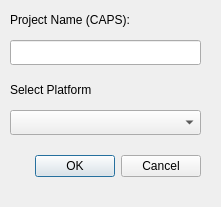
<?xml version="1.0" encoding="UTF-8"?>
<ui version="4.0">
 <class>config::NewProjectDialog</class>
 <widget class="QDialog" name="config::NewProjectDialog">
  <property name="geometry">
   <rect>
    <x>0</x>
    <y>0</y>
    <width>221</width>
    <height>207</height>
   </rect>
  </property>
  <property name="windowTitle">
   <string>NewProjectDialog</string>
  </property>
  <widget class="QDialogButtonBox" name="buttonBox">
   <property name="geometry">
    <rect>
     <x>10</x>
     <y>150</y>
     <width>191</width>
     <height>32</height>
    </rect>
   </property>
   <property name="orientation">
    <enum>Qt::Horizontal</enum>
   </property>
   <property name="standardButtons">
    <set>QDialogButtonBox::Cancel|QDialogButtonBox::Ok</set>
   </property>
  </widget>
  <widget class="QComboBox" name="PlatformComboBox">
   <property name="geometry">
    <rect>
     <x>10</x>
     <y>110</y>
     <width>191</width>
     <height>25</height>
    </rect>
   </property>
  </widget>
  <widget class="QLabel" name="label">
   <property name="geometry">
    <rect>
     <x>10</x>
     <y>80</y>
     <width>131</width>
     <height>19</height>
    </rect>
   </property>
   <property name="text">
    <string>Select Platform</string>
   </property>
  </widget>
  <widget class="QLineEdit" name="ProjName">
   <property name="geometry">
    <rect>
     <x>10</x>
     <y>40</y>
     <width>191</width>
     <height>25</height>
    </rect>
   </property>
  </widget>
  <widget class="QLabel" name="label_2">
   <property name="geometry">
    <rect>
     <x>10</x>
     <y>10</y>
     <width>181</width>
     <height>19</height>
    </rect>
   </property>
   <property name="text">
    <string>Project Name (CAPS):</string>
   </property>
  </widget>
 </widget>
 <resources/>
 <connections>
  <connection>
   <sender>buttonBox</sender>
   <signal>accepted()</signal>
   <receiver>config::NewProjectDialog</receiver>
   <slot>accept()</slot>
   <hints>
    <hint type="sourcelabel">
     <x>248</x>
     <y>254</y>
    </hint>
    <hint type="destinationlabel">
     <x>157</x>
     <y>274</y>
    </hint>
   </hints>
  </connection>
  <connection>
   <sender>buttonBox</sender>
   <signal>rejected()</signal>
   <receiver>config::NewProjectDialog</receiver>
   <slot>reject()</slot>
   <hints>
    <hint type="sourcelabel">
     <x>316</x>
     <y>260</y>
    </hint>
    <hint type="destinationlabel">
     <x>286</x>
     <y>274</y>
    </hint>
   </hints>
  </connection>
 </connections>
</ui>
